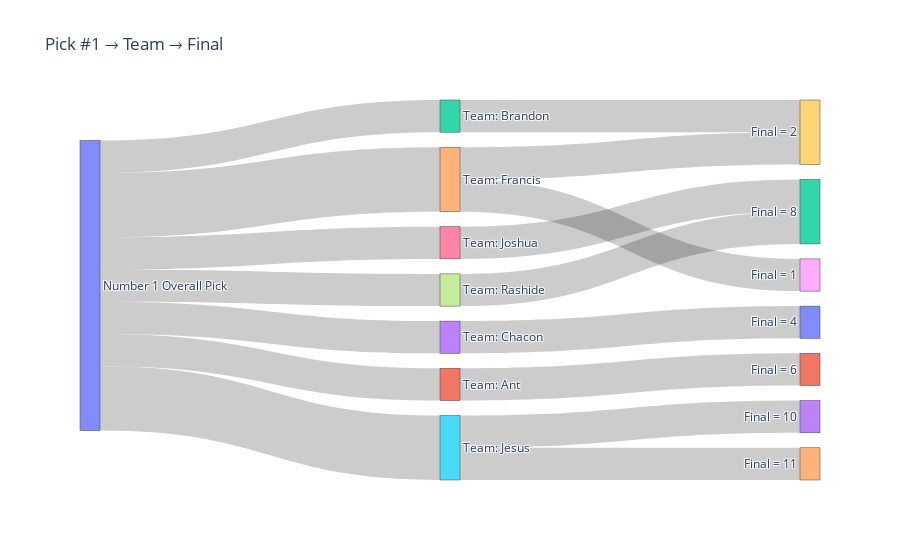

The notebook cell saved with this chart:
### Code cell
import plotly.graph_objects as go

first_picks = df[df['pick'] == 1].copy()
end_col = 'playoff'
first_picks[end_col] = first_picks[end_col].astype(int)

teams = sorted(first_picks['team'].unique())
finishes = sorted(first_picks[end_col].unique())

labels = (['Number 1 Overall Pick'] +
          [f"Team: {t}" for t in teams] +
          [f"Final = {f}" for f in finishes])

idx = {lab: i for i, lab in enumerate(labels)}

# Links: Pick1 -> Team (count of #1-pick seasons per team)
pt = (first_picks.groupby('team').size().reset_index(name='count'))
src1 = [idx['Number 1 Overall Pick']] * len(pt)
tgt1 = [idx[f"Team: {t}"] for t in pt['team']]
val1 = pt['count'].tolist()

# Links: Team -> Final (counts per team/final)
tf = (first_picks.groupby(['team', end_col])
      .size().reset_index(name='count'))
src2 = [idx[f"Team: {t}"] for t in tf['team']]
tgt2 = [idx[f"Final = {f}"] for f in tf[end_col]]
val2 = tf['count'].tolist()

# Optional rich hovers on team->final links
# Build season list per (team, finish)
details_map = (first_picks
               .groupby(['team', end_col])
               .apply(lambda d: "<br>".join(
                   f"{int(r['season'])}" for _, r in d.sort_values('season').iterrows()))
               .to_dict())
hovers2 = [f"{team} → Final {fin}<br>{details_map.get((team, fin), '')}"
           for team, fin in zip(tf['team'], tf[end_col])]

fig = go.Figure(data=[go.Sankey(
    node=dict(label=labels, pad=15, thickness=20),
    link=dict(
        source=src1 + src2,
        target=tgt1 + tgt2,
        value=val1 + val2,
        # only add hovertext for the second stage; empty for first stage
        customdata=([""] * len(src1)) + hovers2,
        hovertemplate="%{customdata}<extra></extra>"
    )
)])
fig.update_layout(title_text="Pick #1 → Team → Final", font_size=12)
fig.show()

### Figure 1 — Plotly figure (JSON) as saved in the notebook; plotly's stock layout.template omitted (floating-point values rounded to 4 significant figures)
{"data": [{"link": {"customdata": ["", "", "", "", "", "", "", "Ant → Final 6<br>2024", "Brandon → Final 2<br>2019", "Chacon → Final 4<br>2016", "Francis → Final 1<br>2022", "Francis → Final 2<br>2018", "Jesus → Final 10<br>2021", "Jesus → Final 11<br>2023", "Joshua → Final 8<br>2020", "Rashide → Final 8<br>2017"], "hovertemplate": "%{customdata}<extra></extra>", "source": [0, 0, 0, 0, 0, 0, 0, 1, 2, 3, 4, 4, 5, 5, 6, 7], "target": [1, 2, 3, 4, 5, 6, 7, 11, 9, 10, 8, 9, 13, 14, 12, 12], "value": [1, 1, 1, 2, 2, 1, 1, 1, 1, 1, 1, 1, 1, 1, 1, 1]}, "node": {"label": ["Number 1 Overall Pick", "Team: Ant", "Team: Brandon", "Team: Chacon", "Team: Francis", "Team: Jesus", "Team: Joshua", "Team: Rashide", "Final = 1", "Final = 2", "Final = 4", "Final = 6", "Final = 8", "Final = 10", "Final = 11"], "pad": 15, "thickness": 20}, "type": "sankey"}], "layout": {"font": {"size": 12}, "title": {"text": "Pick #1 → Team → Final"}}}
